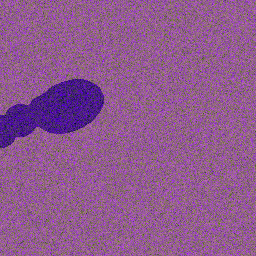
#> input picture data/datasets/sentinel1_external/images/ext_patch_0001.png, 256 x 256 px
$ python -i image.py   (imports and definitions only)
#> lines starting #> are read from the running program, lines starting #| are printed output that depends on the picture
from typing import List, Tuple, Dict, Any, Optional
import numpy as np
from PIL import Image
from scipy.ndimage import label, binary_opening, binary_closing, generate_binary_structure


def load_image_to_grayscale_array(image_source: Any) -> np.ndarray:
    """Load an image file path or bytes to a 2D float32 numpy array."""
    if isinstance(image_source, str):
        img = Image.open(image_source).convert("L")
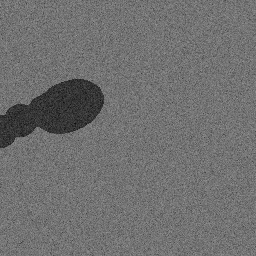
#> img: PIL image 256x256 L; min 12, max 162, mean 111.2
    elif isinstance(image_source, bytes):
        import io
        img = Image.open(io.BytesIO(image_source)).convert("L")
    elif isinstance(image_source, np.ndarray):
        if image_source.ndim == 3:
            return np.mean(image_source, axis=2).astype(np.float32)
        return image_source.astype(np.float32)
    elif isinstance(image_source, Image.Image):
        img = image_source.convert("L")
    else:
        raise ValueError(f"Unsupported image source type: {type(image_source)}")

    return np.array(img, dtype=np.float32)


# [89 lines left out: functions otsu_threshold, mask_to_polygon_coordinates, not called in this run]

>>> result = load_image_to_grayscale_array('../../../data/datasets/sentinel1_external/images/ext_patch_0001.png')

$ run again, on data/datasets/sentinel1_external/images/ext_patch_0002.png
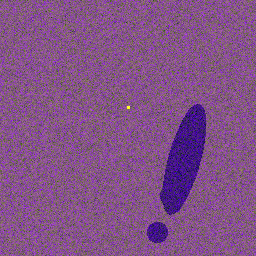
#> input picture data/datasets/sentinel1_external/images/ext_patch_0002.png, 256 x 256 px
#> in load_image_to_grayscale_array, `img = Image.open(image_source).convert("L")`:
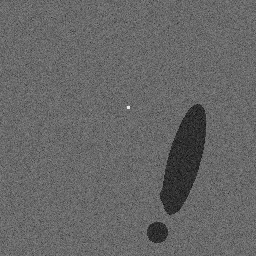
#> img: PIL image 256x256 L; min 9, max 236, mean 102.4

$ run again, on data/datasets/sentinel1_external/images/ext_patch_0003.png
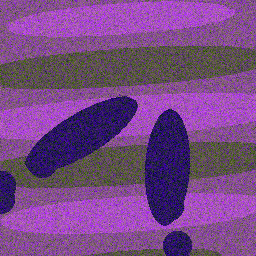
#> input picture data/datasets/sentinel1_external/images/ext_patch_0003.png, 256 x 256 px
#> in load_image_to_grayscale_array, `img = Image.open(image_source).convert("L")`:
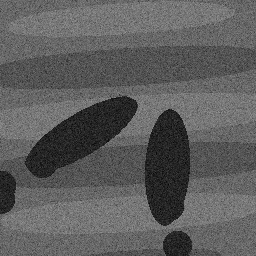
#> img: PIL image 256x256 L; min 2, max 156, mean 93.1

$ run again, on data/datasets/sentinel1_external/images/ext_patch_0004.png
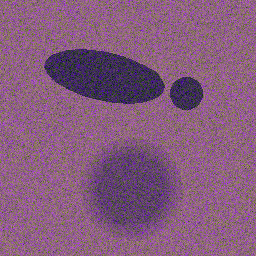
#> input picture data/datasets/sentinel1_external/images/ext_patch_0004.png, 256 x 256 px
#> in load_image_to_grayscale_array, `img = Image.open(image_source).convert("L")`:
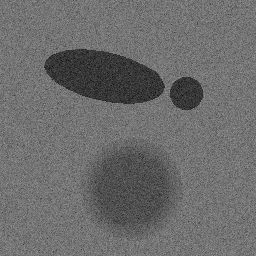
#> img: PIL image 256x256 L; min 11, max 155, mean 107.7
